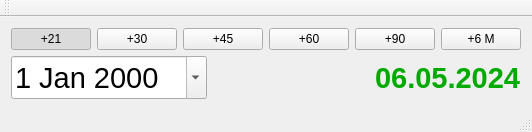
<?xml version="1.0" encoding="UTF-8"?>
<ui version="4.0">
 <class>ExpirationClass</class>
 <widget class="QMainWindow" name="ExpirationClass">
  <property name="geometry">
   <rect>
    <x>0</x>
    <y>0</y>
    <width>502</width>
    <height>126</height>
   </rect>
  </property>
  <property name="sizePolicy">
   <sizepolicy hsizetype="Fixed" vsizetype="Fixed">
    <horstretch>0</horstretch>
    <verstretch>0</verstretch>
   </sizepolicy>
  </property>
  <property name="contextMenuPolicy">
   <enum>Qt::NoContextMenu</enum>
  </property>
  <property name="windowTitle">
   <string>Срок годности</string>
  </property>
  <widget class="QWidget" name="centralWidget">
   <property name="sizePolicy">
    <sizepolicy hsizetype="Fixed" vsizetype="Fixed">
     <horstretch>0</horstretch>
     <verstretch>0</verstretch>
    </sizepolicy>
   </property>
   <property name="contextMenuPolicy">
    <enum>Qt::NoContextMenu</enum>
   </property>
   <layout class="QVBoxLayout" name="verticalLayout">
    <item>
     <layout class="QVBoxLayout" name="verticalLayout_2">
      <item>
       <layout class="QHBoxLayout" name="horizontalLayout">
        <item>
         <widget class="QPushButton" name="PB21">
          <property name="text">
           <string>+21</string>
          </property>
          <property name="checkable">
           <bool>true</bool>
          </property>
          <property name="checked">
           <bool>true</bool>
          </property>
         </widget>
        </item>
        <item>
         <widget class="QPushButton" name="PB30">
          <property name="text">
           <string>+30</string>
          </property>
          <property name="checkable">
           <bool>true</bool>
          </property>
         </widget>
        </item>
        <item>
         <widget class="QPushButton" name="PB45">
          <property name="text">
           <string>+45</string>
          </property>
          <property name="checkable">
           <bool>true</bool>
          </property>
         </widget>
        </item>
        <item>
         <widget class="QPushButton" name="PB60">
          <property name="text">
           <string>+60</string>
          </property>
          <property name="checkable">
           <bool>true</bool>
          </property>
         </widget>
        </item>
        <item>
         <widget class="QPushButton" name="PB90">
          <property name="text">
           <string>+90</string>
          </property>
          <property name="checkable">
           <bool>true</bool>
          </property>
         </widget>
        </item>
        <item>
         <widget class="QPushButton" name="PB6M">
          <property name="text">
           <string>+6 M</string>
          </property>
          <property name="checkable">
           <bool>true</bool>
          </property>
         </widget>
        </item>
       </layout>
      </item>
      <item>
       <layout class="QHBoxLayout" name="horizontalLayout_2">
        <item>
         <widget class="QDateEdit" name="date">
          <property name="font">
           <font>
            <pointsize>22</pointsize>
            <weight>50</weight>
            <bold>false</bold>
           </font>
          </property>
          <property name="calendarPopup">
           <bool>true</bool>
          </property>
         </widget>
        </item>
        <item>
         <spacer name="horizontalSpacer">
          <property name="orientation">
           <enum>Qt::Horizontal</enum>
          </property>
          <property name="sizeHint" stdset="0">
           <size>
            <width>40</width>
            <height>20</height>
           </size>
          </property>
         </spacer>
        </item>
        <item>
         <widget class="QLabel" name="expiration">
          <property name="palette">
           <palette>
            <active>
             <colorrole role="WindowText">
              <brush brushstyle="SolidPattern">
               <color alpha="255">
                <red>0</red>
                <green>170</green>
                <blue>0</blue>
               </color>
              </brush>
             </colorrole>
             <colorrole role="Text">
              <brush brushstyle="SolidPattern">
               <color alpha="255">
                <red>0</red>
                <green>170</green>
                <blue>0</blue>
               </color>
              </brush>
             </colorrole>
            </active>
            <inactive>
             <colorrole role="WindowText">
              <brush brushstyle="SolidPattern">
               <color alpha="255">
                <red>0</red>
                <green>170</green>
                <blue>0</blue>
               </color>
              </brush>
             </colorrole>
             <colorrole role="Text">
              <brush brushstyle="SolidPattern">
               <color alpha="255">
                <red>0</red>
                <green>170</green>
                <blue>0</blue>
               </color>
              </brush>
             </colorrole>
            </inactive>
            <disabled>
             <colorrole role="WindowText">
              <brush brushstyle="SolidPattern">
               <color alpha="255">
                <red>120</red>
                <green>120</green>
                <blue>120</blue>
               </color>
              </brush>
             </colorrole>
             <colorrole role="Text">
              <brush brushstyle="SolidPattern">
               <color alpha="255">
                <red>120</red>
                <green>120</green>
                <blue>120</blue>
               </color>
              </brush>
             </colorrole>
            </disabled>
           </palette>
          </property>
          <property name="font">
           <font>
            <pointsize>22</pointsize>
            <weight>75</weight>
            <bold>true</bold>
           </font>
          </property>
          <property name="text">
           <string>06.05.2024</string>
          </property>
         </widget>
        </item>
       </layout>
      </item>
     </layout>
    </item>
   </layout>
  </widget>
  <widget class="QToolBar" name="mainToolBar">
   <attribute name="toolBarArea">
    <enum>TopToolBarArea</enum>
   </attribute>
   <attribute name="toolBarBreak">
    <bool>false</bool>
   </attribute>
  </widget>
  <widget class="QStatusBar" name="statusBar"/>
 </widget>
 <layoutdefault spacing="6" margin="11"/>
 <resources>
  <include location="expiration.qrc"/>
 </resources>
 <connections/>
</ui>
